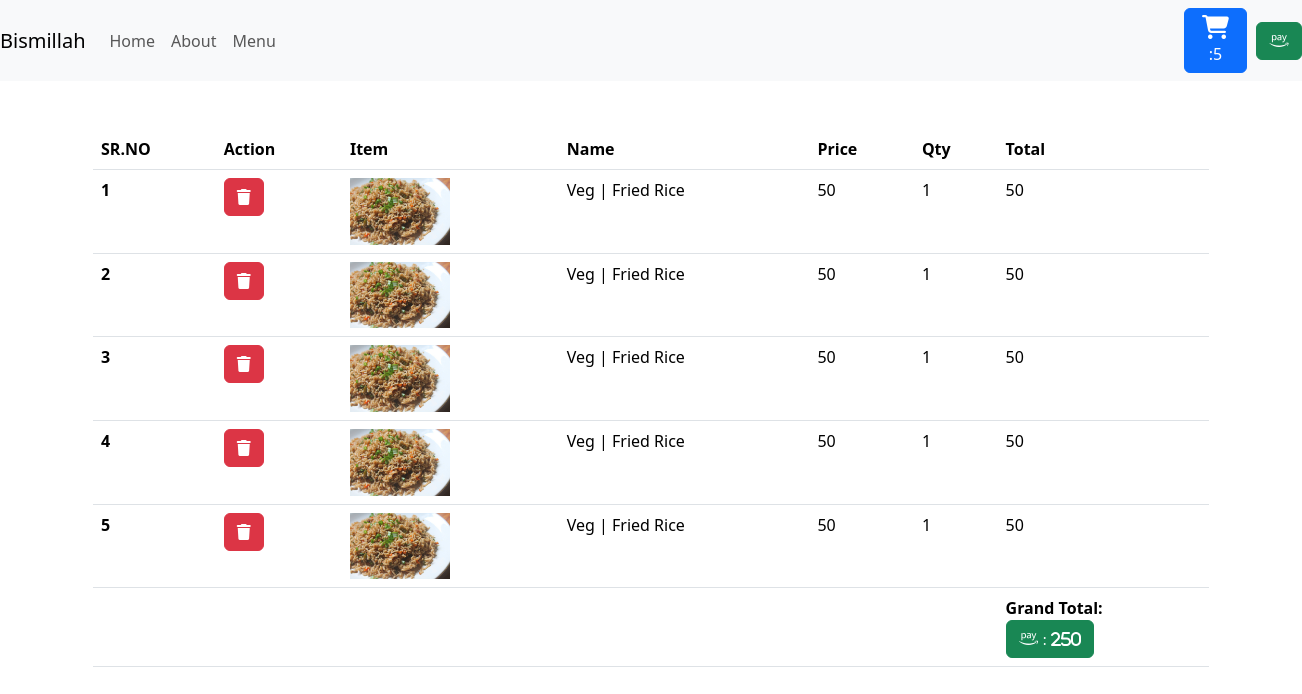
/cart (signed in), run on the app's committed database.
### apps/models.py (models this page shows, shortened)
class BaseModel(models.Model):
    uid=models.UUIDField(default=uuid.uuid4 ,editable=False,primary_key=True)
    crated_at=models.DateField(auto_now_add=True)
    updated_at=models.DateField(auto_now_add=True)
    class Meta:
        abstract = True

class cartItems(BaseModel):
    cart=models.ForeignKey(Cart,on_delete=models.CASCADE,related_name="cart_items")
    rice=models.ForeignKey(rice, on_delete=models.CASCADE)

class rice(BaseModel):
    category = models.ForeignKey(chienesecategory,on_delete=models.CASCADE,related_name="rices")
    Rice_name=models.CharField(max_length=100)
    price=models.IntegerField(default=100)
    images=models.ImageField(upload_to='images')

class chienesecategory(BaseModel):
    category_name=models.CharField(max_length=100)

class Cart(BaseModel):
    user=models.ForeignKey(User,null=True,blank=True,on_delete=models.SET_NULL,related_name="carts")
    is_paid=models.BooleanField(default=False)
    def get_total(self):
        total = self.cart_items.aggregate(total_price=Sum('rice__price'))['total_price']
        return total if total else 0

### apps/views.py (the view)
# urls.py: path("cart",views.cart,name="cart"),
def cart(request):
    cart = Cart.objects.get(is_paid=False, user=request.user)
    amount = cart.get_total() * 100
    currency = 'INR'
    payment = client.order.create({'amount': amount, 'currency': currency, 'payment_capture': 1})
    payment_id = payment['id']
    data = {"carts": cart, "amount": amount, 'api_key': settings.RAZORPAY_API_KEY, 'payment_id': payment_id}
    return render(request, "cart.html", data)

### apps/templates/cart.html (shortened to what this page needs)
<!DOCTYPE html>
<html lang="en">
<head>
    <link rel="stylesheet" href="https://cdn.jsdelivr.net/npm/bootstrap@5.3.2/dist/css/bootstrap.min.css">
    <link rel="stylesheet" href="https://cdn.jsdelivr.net/npm/bootstrap@5.3.2/dist/js/bootstrap.min.js">
    <link rel="stylesheet" href="https://cdn.jsdelivr.net/npm/bootstrap@5.3.2/dist/js/bootstrap.bundle.min.js">
    <link rel="stylesheet" href="https://cdnjs.cloudflare.com/ajax/libs/font-awesome/4.7.0/css/font-awesome.min.css">
    <link rel="stylesheet" href="https://cdnjs.cloudflare.com/ajax/libs/font-awesome/6.5.1/css/all.min.css">
</head>
<body>
<nav class="navbar navbar-expand-lg navbar-light bg-light">
  <a class="navbar-brand" href="/">Bismillah</a>
  <div class="collapse navbar-collapse" id="navbarTogglerDemo02">
    <ul class="navbar-nav mr-auto mt-2 mt-lg-0">
      <li class="nav-item active">
        <a class="nav-link" href="/">Home <span class="sr-only">(current)</span></a>
      </li>
      <li class="nav-item">
        <a class="nav-link" href="#">About</a>
      </li>
      <li class="nav-item">
        <a class="nav-link" href="#">Menu</a>
      </li>
    </ul>
      <div style="margin:0px 0px 0px 900px">
          <a href="cart" class="btn btn-primary"><i style="font-size:24px" class="fa">&#xf07a;</i> :{{request.user.get_cart_count}}</a>
      </div>
      <div style="margin:0px 0px 0px 9px">
                <a href="order" class="btn btn-success"><i class="fa-brands fa-amazon-pay"></i></a>
      </div>
  </div>
</nav>
<br>
<br>
<div class="container">
<table class="table">
  <thead class="thead-light">
    <tr>
      <th scope="col">SR.NO</th>
      <th scope="col">Action</th>
      <th scope="col">Item</th>
      <th scope="col">Name</th>
      <th scope="col">Price</th>
      <th scope="col">Qty</th>
      <th scope="col">Total</th>
    </tr>
  </thead>
  <tbody>
  {% for i in carts.cart_items.all%}
    <tr>
      <th scope="row">{{forloop.counter}}</th>
        <th><a href="{%url 'delete_items' i.uid %}" class="btn btn-danger"><i class="fa fa-trash" aria-hidden="true"></i></a></th>
      <td><img src="/media/{{i.rice.images}}" style="heigt:100px;width:100px;"></td>
      <td>{{i.rice.category.category_name}} | {{i.rice.Rice_name}}</td>
      <td>{{i.rice.price}}</td>
      <td>1</td>
      <td>{{i.rice.price}}</td>
        {% endfor %}
    </tr>
  <tr>
      <td></td>
      <td></td>
      <td></td>
      <td></td>
      <td></td>
      <td></td>
      <td><b>Grand Total:</b><div>
                <a href="order" class="btn btn-success" id="paymentbutton"><i class="fa-brands fa-amazon-pay"> : {{ carts.get_total }}</i></a>
      </div></td>
    </tr>
  </tbody>
</table>
</div>
</body>
</html>

### data on the page
cartItems: rice.images (picture), rice.category.category_name "Veg", rice.Rice_name "Fried Rice", rice.price "50"
cartItems: rice.images (picture), rice.category.category_name "Veg", rice.Rice_name "Fried Rice", rice.price "50"
cartItems: rice.images (picture), rice.category.category_name "Veg", rice.Rice_name "Fried Rice", rice.price "50"
cartItems: rice.images (picture), rice.category.category_name "Veg", rice.Rice_name "Fried Rice", rice.price "50"
cartItems: rice.images (picture), rice.category.category_name "Veg", rice.Rice_name "Fried Rice", rice.price "50"
Cart: get_total "250"

### other printed values
{{ request.user.get_cart_count }} "5"
